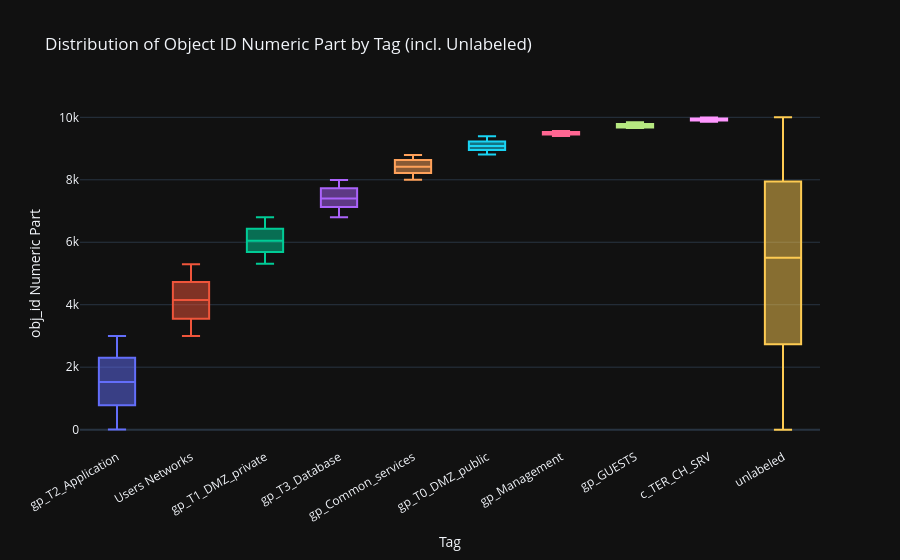

Notebook cell for this chart:
### Code cell
# Build a dataframe of all objects with their numeric ID part and tag label
obj_series = pd.Series(list(all_obj_ids), name='obj_id')
obj_df = obj_series.to_frame()
obj_df['id_num'] = obj_df['obj_id'].str.extract(r'(\d+)$').astype(int)
obj_df['tag'] = obj_df['obj_id'].map(tag_map).fillna('unlabeled')

# Order: known tags by median id_num, then unlabeled at the end
tag_order = (
    obj_df[obj_df['tag'] != 'unlabeled']
    .groupby('tag')['id_num']
    .median()
    .sort_values()
    .index.tolist()
) + ['unlabeled']

fig = px.box(
    obj_df,
    x='tag',
    y='id_num',
    color='tag',
    category_orders={'tag': tag_order},
    title='Distribution of Object ID Numeric Part by Tag (incl. Unlabeled)',
    labels={'tag': 'Tag', 'id_num': 'obj_id Numeric Part'},
    points=False,
)
fig.update_layout(xaxis_tickangle=-30, showlegend=False)
fig.show()

### Figure 1 — Plotly figure (JSON) as saved in the notebook; plotly's stock layout.template omitted (floating-point values rounded to 4 significant figures; data arrays with more than 128 entries replaced by an {"elided": "..."} marker saying what was removed)
{"data": [{"alignmentgroup": "True", "boxpoints": false, "hovertemplate": "Tag=%{x}<br>obj_id Numeric Part=%{y}<extra></extra>", "legendgroup": "gp_T2_Application", "marker": {"color": "#636efa"}, "name": "gp_T2_Application", "notched": false, "offsetgroup": "gp_T2_Application", "orientation": "v", "showlegend": true, "x": {"elided": "1100 str values"}, "x0": " ", "xaxis": "x", "y": {"elided": "1100 int values"}, "y0": " ", "yaxis": "y", "type": "box"}, {"alignmentgroup": "True", "boxpoints": false, "hovertemplate": "Tag=%{x}<br>obj_id Numeric Part=%{y}<extra></extra>", "legendgroup": "Users Networks", "marker": {"color": "#EF553B"}, "name": "Users Networks", "notched": false, "offsetgroup": "Users Networks", "orientation": "v", "showlegend": true, "x": {"elided": "850 str values"}, "x0": " ", "xaxis": "x", "y": {"elided": "850 int values"}, "y0": " ", "yaxis": "y", "type": "box"}, {"alignmentgroup": "True", "boxpoints": false, "hovertemplate": "Tag=%{x}<br>obj_id Numeric Part=%{y}<extra></extra>", "legendgroup": "gp_T1_DMZ_private", "marker": {"color": "#00cc96"}, "name": "gp_T1_DMZ_private", "notched": false, "offsetgroup": "gp_T1_DMZ_private", "orientation": "v", "showlegend": true, "x": {"elided": "430 str values"}, "x0": " ", "xaxis": "x", "y": {"elided": "430 int values"}, "y0": " ", "yaxis": "y", "type": "box"}, {"alignmentgroup": "True", "boxpoints": false, "hovertemplate": "Tag=%{x}<br>obj_id Numeric Part=%{y}<extra></extra>", "legendgroup": "gp_T3_Database", "marker": {"color": "#ab63fa"}, "name": "gp_T3_Database", "notched": false, "offsetgroup": "gp_T3_Database", "orientation": "v", "showlegend": true, "x": {"elided": "330 str values"}, "x0": " ", "xaxis": "x", "y": {"elided": "330 int values"}, "y0": " ", "yaxis": "y", "type": "box"}, {"alignmentgroup": "True", "boxpoints": false, "hovertemplate": "Tag=%{x}<br>obj_id Numeric Part=%{y}<extra></extra>", "legendgroup": "gp_Common_services", "marker": {"color": "#FFA15A"}, "name": "gp_Common_services", "notched": false, "offsetgroup": "gp_Common_services", "orientation": "v", "showlegend": true, "x": {"elided": "170 str values"}, "x0": " ", "xaxis": "x", "y": {"elided": "170 int values"}, "y0": " ", "yaxis": "y", "type": "box"}, {"alignmentgroup": "True", "boxpoints": false, "hovertemplate": "Tag=%{x}<br>obj_id Numeric Part=%{y}<extra></extra>", "legendgroup": "gp_T0_DMZ_public", "marker": {"color": "#19d3f3"}, "name": "gp_T0_DMZ_public", "notched": false, "offsetgroup": "gp_T0_DMZ_public", "orientation": "v", "showlegend": true, "x": ["gp_T0_DMZ_public", "gp_T0_DMZ_public", "gp_T0_DMZ_public", "gp_T0_DMZ_public", "gp_T0_DMZ_public", "gp_T0_DMZ_public", "gp_T0_DMZ_public", "gp_T0_DMZ_public", "gp_T0_DMZ_public", "gp_T0_DMZ_public", "gp_T0_DMZ_public", "gp_T0_DMZ_public", "gp_T0_DMZ_public", "gp_T0_DMZ_public", "gp_T0_DMZ_public", "gp_T0_DMZ_public", "gp_T0_DMZ_public", "gp_T0_DMZ_public", "gp_T0_DMZ_public", "gp_T0_DMZ_public", "gp_T0_DMZ_public", "gp_T0_DMZ_public", "gp_T0_DMZ_public", "gp_T0_DMZ_public", "gp_T0_DMZ_public", "gp_T0_DMZ_public", "gp_T0_DMZ_public", "gp_T0_DMZ_public", "gp_T0_DMZ_public", "gp_T0_DMZ_public", "gp_T0_DMZ_public", "gp_T0_DMZ_public", "gp_T0_DMZ_public", "gp_T0_DMZ_public", "gp_T0_DMZ_public", "gp_T0_DMZ_public", "gp_T0_DMZ_public", "gp_T0_DMZ_public", "gp_T0_DMZ_public", "gp_T0_DMZ_public", "gp_T0_DMZ_public", "gp_T0_DMZ_public", "gp_T0_DMZ_public", "gp_T0_DMZ_public", "gp_T0_DMZ_public", "gp_T0_DMZ_public", "gp_T0_DMZ_public", "gp_T0_DMZ_public", "gp_T0_DMZ_public", "gp_T0_DMZ_public", "gp_T0_DMZ_public", "gp_T0_DMZ_public", "gp_T0_DMZ_public", "gp_T0_DMZ_public", "gp_T0_DMZ_public", "gp_T0_DMZ_public", "gp_T0_DMZ_public", "gp_T0_DMZ_public", "gp_T0_DMZ_public", "gp_T0_DMZ_public", "gp_T0_DMZ_public", "gp_T0_DMZ_public", "gp_T0_DMZ_public", "gp_T0_DMZ_public", "gp_T0_DMZ_public", "gp_T0_DMZ_public", "gp_T0_DMZ_public", "gp_T0_DMZ_public", "gp_T0_DMZ_public", "gp_T0_DMZ_public", "gp_T0_DMZ_public", "gp_T0_DMZ_public", "gp_T0_DMZ_public", "gp_T0_DMZ_public", "gp_T0_DMZ_public", "gp_T0_DMZ_public", "gp_T0_DMZ_public", "gp_T0_DMZ_public", "gp_T0_DMZ_public", "gp_T0_DMZ_public", "gp_T0_DMZ_public", "gp_T0_DMZ_public", "gp_T0_DMZ_public", "gp_T0_DMZ_public", "gp_T0_DMZ_public", "gp_T0_DMZ_public", "gp_T0_DMZ_public", "gp_T0_DMZ_public", "gp_T0_DMZ_public", "gp_T0_DMZ_public"], "x0": " ", "xaxis": "x", "y": [9178, 8878, 9057, 9113, 9032, 9026, 8823, 9051, 9117, 8835, 9039, 9072, 8926, 8890, 9324, 9090, 9061, 8951, 8840, 8964, 9103, 9142, 9327, 9091, 9016, 9089, 9149, 8948, 9230, 9258, 9350, 8995, 9392, 9218, 9098, 8853, 9034, 9198, 9079, 9366, 8829, 9368, 9094, 8815, 9165, 9023, 8932, 8958, 9005, 9334, 9319, 8931, 9303, 9226, 8938, 9328, 9038, 8923, 9162, 9316, 9045, 8846, 8895, 8952, 9355, 9121, 9217, 9135, 9222, 9311, 9364, 9256, 9261, 8973, 8807, 8963, 9359, 8904, 8988, 8971, 8934, 9092, 9383, 9343, 9127, 8868, 9390, 9158, 9065, 8946], "y0": " ", "yaxis": "y", "type": "box"}, {"alignmentgroup": "True", "boxpoints": false, "hovertemplate": "Tag=%{x}<br>obj_id Numeric Part=%{y}<extra></extra>", "legendgroup": "gp_Management", "marker": {"color": "#FF6692"}, "name": "gp_Management", "notched": false, "offsetgroup": "gp_Management", "orientation": "v", "showlegend": true, "x": ["gp_Management", "gp_Management", "gp_Management", "gp_Management", "gp_Management", "gp_Management", "gp_Management", "gp_Management", "gp_Management", "gp_Management", "gp_Management", "gp_Management"], "x0": " ", "xaxis": "x", "y": [9475, 9441, 9458, 9520, 9540, 9492, 9526, 9542, 9403, 9457, 9446, 9560], "y0": " ", "yaxis": "y", "type": "box"}, {"alignmentgroup": "True", "boxpoints": false, "hovertemplate": "Tag=%{x}<br>obj_id Numeric Part=%{y}<extra></extra>", "legendgroup": "gp_GUESTS", "marker": {"color": "#B6E880"}, "name": "gp_GUESTS", "notched": false, "offsetgroup": "gp_GUESTS", "orientation": "v", "showlegend": true, "x": ["gp_GUESTS", "gp_GUESTS", "gp_GUESTS", "gp_GUESTS", "gp_GUESTS", "gp_GUESTS", "gp_GUESTS", "gp_GUESTS", "gp_GUESTS", "gp_GUESTS"], "x0": " ", "xaxis": "x", "y": [9733, 9811, 9846, 9669, 9709, 9770, 9656, 9678, 9722, 9783], "y0": " ", "yaxis": "y", "type": "box"}, {"alignmentgroup": "True", "boxpoints": false, "hovertemplate": "Tag=%{x}<br>obj_id Numeric Part=%{y}<extra></extra>", "legendgroup": "c_TER_CH_SRV", "marker": {"color": "#FF97FF"}, "name": "c_TER_CH_SRV", "notched": false, "offsetgroup": "c_TER_CH_SRV", "orientation": "v", "showlegend": true, "x": ["c_TER_CH_SRV", "c_TER_CH_SRV", "c_TER_CH_SRV", "c_TER_CH_SRV", "c_TER_CH_SRV", "c_TER_CH_SRV", "c_TER_CH_SRV", "c_TER_CH_SRV"], "x0": " ", "xaxis": "x", "y": [9939, 9861, 9947, 9998, 9985, 9936, 9876, 9917], "y0": " ", "yaxis": "y", "type": "box"}, {"alignmentgroup": "True", "boxpoints": false, "hovertemplate": "Tag=%{x}<br>obj_id Numeric Part=%{y}<extra></extra>", "legendgroup": "unlabeled", "marker": {"color": "#FECB52"}, "name": "unlabeled", "notched": false, "offsetgroup": "unlabeled", "orientation": "v", "showlegend": true, "x": {"elided": "7000 str values"}, "x0": " ", "xaxis": "x", "y": {"elided": "7000 int values"}, "y0": " ", "yaxis": "y", "type": "box"}], "layout": {"xaxis": {"anchor": "y", "domain": [0.0, 1.0], "title": {"text": "Tag"}, "categoryorder": "array", "categoryarray": ["gp_T2_Application", "Users Networks", "gp_T1_DMZ_private", "gp_T3_Database", "gp_Common_services", "gp_T0_DMZ_public", "gp_Management", "gp_GUESTS", "c_TER_CH_SRV", "unlabeled"], "tickangle": -30}, "yaxis": {"anchor": "x", "domain": [0.0, 1.0], "title": {"text": "obj_id Numeric Part"}}, "legend": {"title": {"text": "Tag"}, "tracegroupgap": 0}, "title": {"text": "Distribution of Object ID Numeric Part by Tag (incl. Unlabeled)"}, "boxmode": "overlay", "showlegend": false}}
